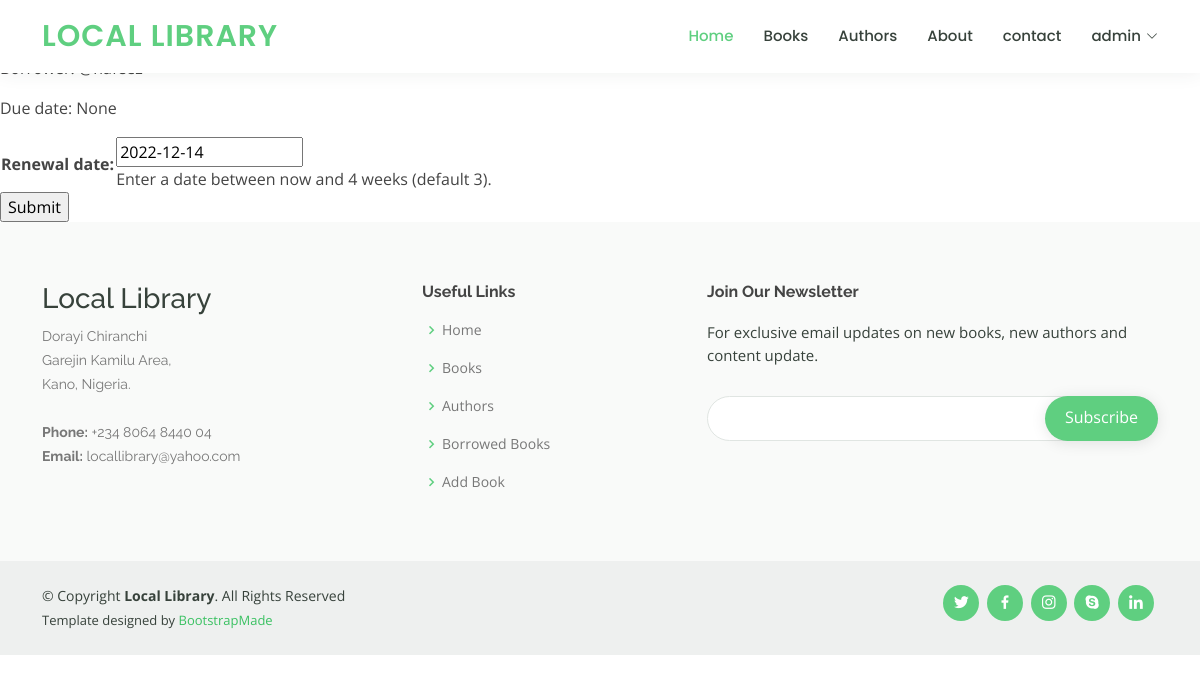
The page /catalog/book/6f99faee-7ea2-49a2-bb98-4203fde7b466/renew/ (signed in) on the database as committed earlier.
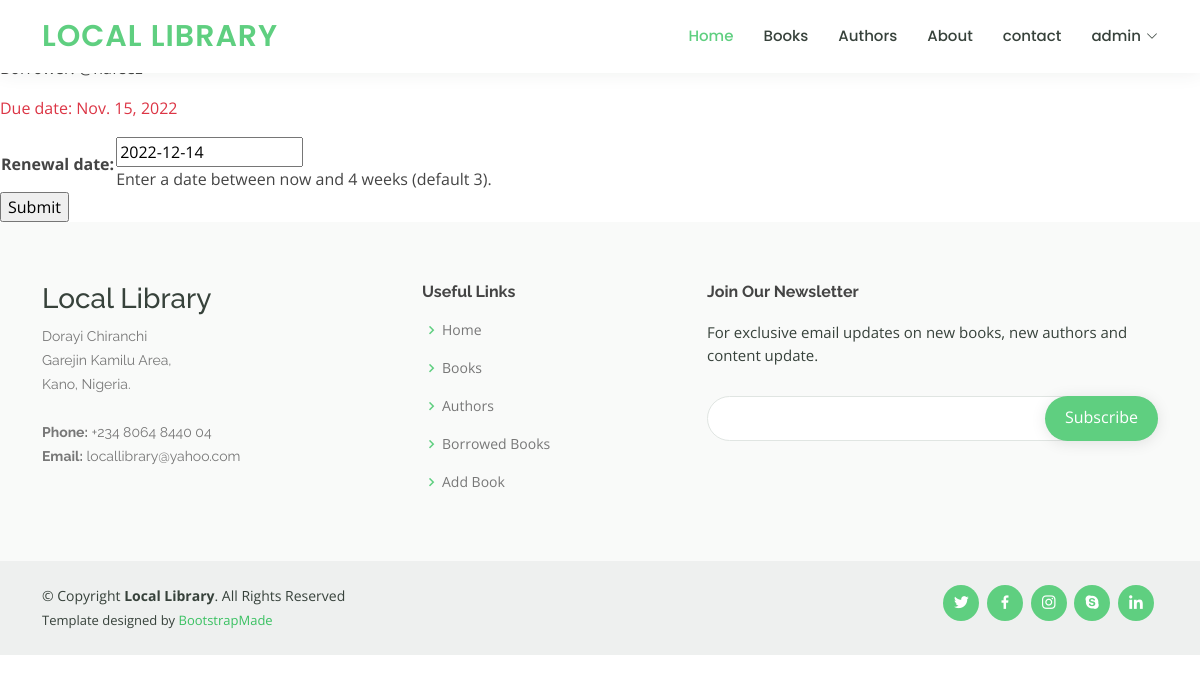
The same page on the database as committed later.
### catalog/models.py (models this page shows, shortened)
class BookInstance(models.Model):
    id = models.UUIDField(primary_key=True, default=uuid.uuid4,
                          help_text='Unique ID for this particular book across whole library')
    book = models.ForeignKey('Book', on_delete=models.RESTRICT, null=True)
    copy_summary = models.TextField(max_length=500, null=True)
    imprint = models.CharField(max_length=200)
    due_back = models.DateField(null=True, blank=True)
    borrower = models.ForeignKey(
        User, on_delete=models.SET_NULL, null=True, blank=True)
    LOAN_STATUS = (
        ('m', 'Maintenance'),
        ('o', 'On loan'),
        ('a', 'Available'),
        ('r', 'Reserved'),
    )
    status = models.CharField(
        max_length=1,
        choices=LOAN_STATUS,
        blank=True,
        default='m',
        help_text='Book availability',
    )
    created = models.DateTimeField(auto_now_add=True, null=True)
    updated = models.DateTimeField(auto_now=True, null=True)
    class Meta:
        ordering = ['due_back']
        permissions = (("can_mark_returned", "Set book as returned"),)
    @property
    def is_overdue(self):
        return bool(self.due_back and date.today() > self.due_back)

### catalog/views.py (the view)
# urls.py: path('book/<uuid:pk>/renew/', views.renew_book_librarian,
@login_required
@permission_required('catalog.can_mark_returned', raise_exception=True)
def renew_book_librarian(request, pk):
    book_instance = get_object_or_404(BookInstance, pk=pk)
    if request.method == 'POST':
        form = RenewBookForm(request.POST)
        if form.is_valid():
            book_instance.due_back = form.cleaned_data['renewal_date']
            book_instance.save()
            return HttpResponseRedirect(reverse('all-borrowed-books'))
    else:
        proposed_renewal_date = datetime.date.today() + datetime.timedelta(weeks=3)
        form = RenewBookForm(initial={'renewal_date': proposed_renewal_date})
    context = {
        'form': form,
        'book_instance': book_instance,
    }
    return render(request, 'catalog/book_renew_librarian.html', context)

### catalog/forms.py (shortened to what this page needs)
class RenewBookForm(forms.Form):
    renewal_date = forms.DateField(
        help_text="Enter a date between now and 4 weeks (default 3).")

### catalog/templates/catalog/book_renew_librarian.html (shortened to what this page needs)
{% extends "base_generic.html" %}
{% block content %}
<h1>Renew: {{ book_instance.book.title }}</h1>
<p>Borrower: {{ book_instance.borrower }}</p>
<p{% if book_instance.is_overdue %} class="text-danger" {% endif %}>Due date: {{ book_instance.due_back }}</p>
    <form action="" method="post">
        <table>
            {{ form.as_table }}
        </table>
        <input type="submit" value="Submit">
    </form>
    {% endblock %}

Rows that differ between the two databases and show on the page:
changed BookInstance: due_back "None" → "Nov. 15, 2022"
